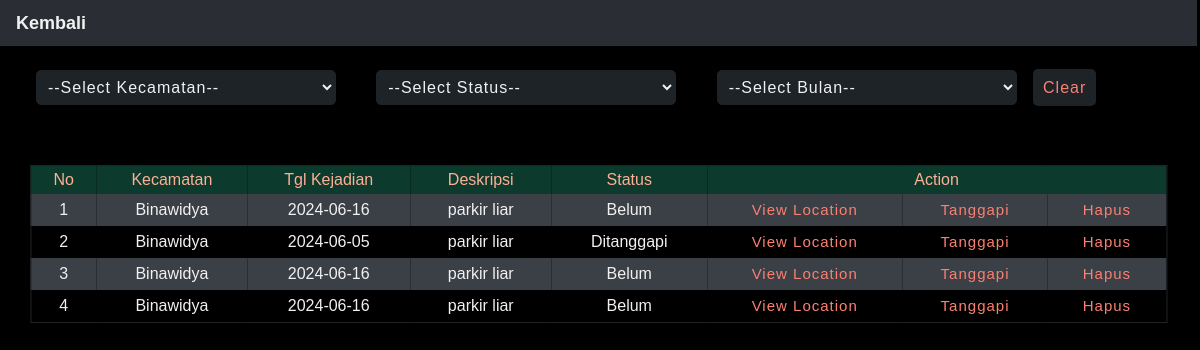
/komponen/admin/componen/datalaporan/laporan.php?cari=Binawidya, run on the app's committed database.
### tables this page shows
CREATE TABLE `peta` (
  `id` int(255) NOT NULL,
  `kecamatan` varchar(500) NOT NULL,
  `tglkejadian` date NOT NULL,
  `deskripsi` text NOT NULL,
  `latlokasi` varchar(500) NOT NULL,
  `longlokasi` varchar(500) NOT NULL,
  `status` varchar(500) NOT NULL,
  `idPelapor` int(255) NOT NULL,
  `month` varchar(500) NOT NULL,
  `file` varchar(500) NOT NULL
);

### komponen/admin/componen/datalaporan/laporan.php (the view, shortened to what this page needs)
<!DOCTYPE html>
<html lang="en">
    <?php
        $id = $_GET['id'];
    ?>
    <head>
        <link rel="stylesheet" href="../../../../css/reset.css" type="text/css" />
        <link rel="stylesheet" href="../../../../css/style.css" type="text/css" />
        <link rel="stylesheet" href="https://cdnjs.cloudflare.com/ajax/libs/font-awesome/4.7.0/css/font-awesome.min.css" />
    </head>
    <body>
        <nav class="topnav" id="myTopnav">
            <a href="../../dashboard.php?id=<?php echo $id ?>" class="active">Kembali</a>
        </nav>
        <section>
            <div class="layout-tabel">
                <form action="laporan.php?id=<?php echo $id ?>" method="GET">
                    <select style="margin-left: 3%; background-color: #1e2328; border-color: #1e2328;" class="selectTabel" name="filterKecamatan" onchange="this.form.submit()">
                        <option value="" disabled selected>--Select Kecamatan--</option>
                    </select>
                    <select style="margin-left: 3%; background-color: #1e2328; border-color: #1e2328;" class="selectTabel" name="filterStatus" onchange="this.form.submit()">
                        <option value="" disabled selected>--Select Status--</option>
                    </select>
                    <select style="margin-left: 3%; background-color: #1e2328; border-color: #1e2328;" class="selectTabel" name="filterBulan" onchange="this.form.submit()">
                        <option value="" disabled selected>--Select Bulan--</option>
                    </select>
                    <a style="margin-left: 1%; text-decoration: none; color: salmon; letter-spacing: 1px; padding: 10px; background-color: #1e2328; border-radius: 5px;" href="laporan.php?id=<?php echo $id ?>">Clear</a>
                <table style="width: 95%; margin-bottom: 20px; color: #f1f1f1;" class="table">
                    <tr>
                        <th>No</th>
                        <th>Kecamatan</th>
                        <th>Tgl Kejadian</th>
                        <th>Deskripsi</th>
                        <th>Status</th>
                        <th colspan=3>Action</th>
                    </tr>
                <?php
                    $conn = mysqli_connect('localhost','root','','kelompok');
                    if(isset($_GET['cari'])) {
                        $cari = $_GET['cari'];
                        $data = mysqli_query($conn, "select * from peta where kecamatan like '%".$cari."%'");
                    } else {
                        $data = mysqli_query($conn, "select * from peta");
                    }
                    $no = 1;
                    while($all = mysqli_fetch_array($data)) {
                ?>
                <tr>
                    <td><?php echo $no++; ?></td>
                    <td><?php echo $all['kecamatan'] ?></td>
                    <td><?php echo $all['tglkejadian'] ?></td>
                    <td><?php echo $all['deskripsi'] ?></td>
                    <td><?php echo $all['status'] ?></td>
                    <td><a class="tombol" href="fungsi/view/view.php?idLokasi=<?php echo $all['id'] ?>&id=<?php echo $id ?>">View Location</a></td>
                    <td><a class="tombol" href="fungsi/tanggapi/tanggapi.php?idLokasi=<?php echo $all['id'] ?>&id=<?php echo $id ?>">Tanggapi</a></td>
                    <td><a class="tombol" href="fungsi/hapus/hapus.php?idLaporan=<?php echo $all['id'] ?>&id=<?php echo $id ?>&cek=0">Hapus</a></td>
                </tr>
                <?php
                    }
                ?>
                </table>
            </div>
        </section>
    </body>
</html>

### css/style.css (style rules this page uses)
html { scroll-behavior: smooth; }
body { font-family: sans-serif; background-color: #000; }
.layout-login form input[type = text], form input[type = password], form select, form input[type = email] { outline: none; border: 1px solid salmon; background-color: transparent; color: #f1f1f1; width: 300px; border-radius: 5px; margin-top: 2%; padding: 7px; font-size: 16px; letter-spacing: 1px; }
.topnav { overflow: hidden; background-color: #2a2e34; }
.topnav a { font-family: sans-serif; float: left; display: block; color: salmon; text-align: center; font-weight: bold; padding: 14px 16px; text-decoration: none; font-size: 18px; transition: 0.25s; }
::placeholder { color: salmon; }
.table { border-collapse: collapse; width: 50%; border: 1px solid #1e2328; position: relative; top: 0%; left: 50%; transform: translate(-50%, -0%); margin-top: 5%; margin-bottom: 5%; }
.table tr th { background: #0c3b2e; color: #fdb095; font-weight: normal; padding-top: 6px; padding-bottom: 6px; }
.table tr td { color: #f1f1f1; padding: 8px 20px; text-align: center; }
.table tr { transition: 0.5s; }
.table .tombol { color: salmon; letter-spacing: 1px; font-size: 15px; transition: 0.5s; text-decoration: none; }
.table tr:nth-child(even) { background-color: #3b3f46; }

### data on the page
peta: kecamatan "Binawidya", tglkejadian "2024-06-16", deskripsi "parkir liar", status "Belum"
peta: kecamatan "Binawidya", tglkejadian "2024-06-05", deskripsi "parkir liar", status "Ditanggapi"
peta: kecamatan "Binawidya", tglkejadian "2024-06-16", deskripsi "parkir liar", status "Belum"
peta: kecamatan "Binawidya", tglkejadian "2024-06-16", deskripsi "parkir liar", status "Belum"
